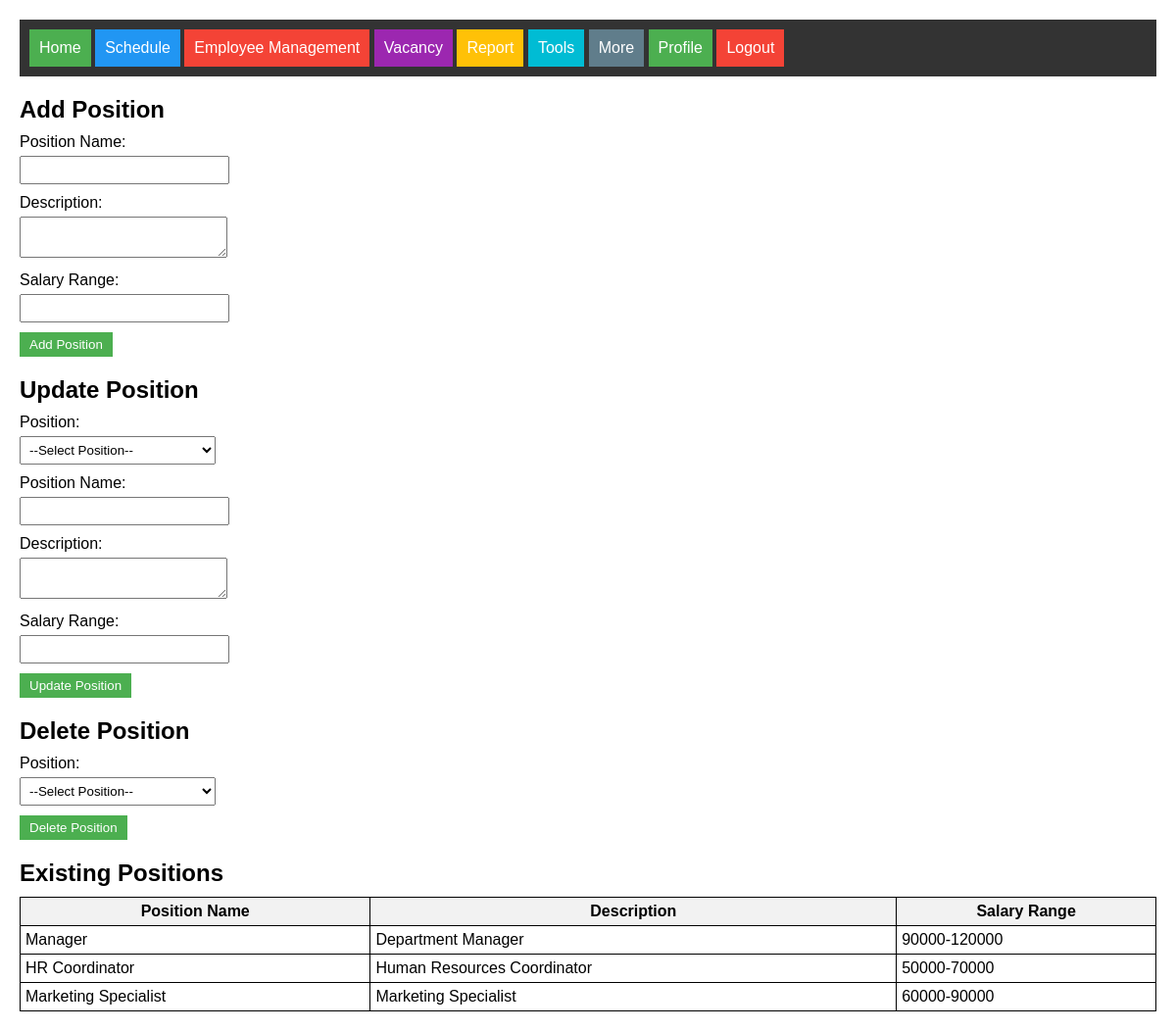
/hr/position.php, run on the app's committed database.
### tables this page shows
CREATE TABLE `positions` (
  `id` int(11) NOT NULL,
  `name` varchar(50) NOT NULL,
  `description` text DEFAULT NULL,
  `salary_range` varchar(20) DEFAULT NULL
);

### hr/position.php (the view, shortened to what this page needs)
<?php
$servername = "localhost";
$username = "root";
$password = "";
$dbname = "hrms";
$conn = mysqli_connect($servername, $username, $password, $dbname);
$sql = "SELECT * FROM positions";
$result = mysqli_query($conn, $sql);
?>
<!DOCTYPE html>
<html>
<head>
<body>
    <h2>Add Position</h2>
    <form id="position_form" method="post" action="<?php echo htmlspecialchars($_SERVER["PHP_SELF"]); ?>">
        <label for="position_name">Position Name:</label>
        <input type="text" id="position_name" name="position_name" required><br>
        <label for="description">Description:</label>
        <textarea id="description" name="description" required></textarea><br>
        <label for="salary_range">Salary Range:</label>
        <input type="text" id="salary_range" name="salary_range" required><br>
        <input type="submit" value="Add Position" name="add_position">
    </form>
    <h2>Update Position</h2>
    <form method="post" action="<?php echo htmlspecialchars($_SERVER["PHP_SELF"]); ?>" id="update_position_form">
        <label for="position_id">Position:</label>
        <select id="position_id" name="position_id" required>
            <option value="">--Select Position--</option>
        </select><br>
        <label for="position_name">Position Name:</label>
        <input type="text" id="position_name" name="position_name" required><br>
        <label for="description">Description:</label>
        <textarea id="description" name="description" required></textarea><br>
        <label for="salary_range">Salary Range:</label>
        <input type="text" id="salary_range" name="salary_range" required><br>
        <input type="submit" value="Update Position" name="update_position">
    </form>
    <h2>Delete Position</h2>
    <form method="post" action="<?php echo htmlspecialchars($_SERVER["PHP_SELF"]); ?>" id="delete_position_form">
        <label for="position_id">Position:</label>
        <select id="position_id" name="position_id" required>
            <option value="">--Select Position--</option>
            <?php
            mysqli_data_seek($result, 0);
            ?>
        </select><br>
        <input type="submit" value="Delete Position" name="delete_position">
    </form>
    <h2>Existing Positions</h2>
    <table>
        <tr>
            <th>Position Name</th>
            <th>Description</th>
            <th>Salary Range</th>
        </tr>
        <?php
        mysqli_data_seek($result, 0);
        while ($row = mysqli_fetch_assoc($result)) {
            echo "<tr>";
            echo "<td>" . $row["name"] . "</td>";
            echo "<td>" . $row["description"] . "</td>";
            echo "<td>" . $row["salary_range"] . "</td>";
            echo "</tr>";
        }
        ?>
    </table>
</body>
</html>

### hr/css/header.css (style rules this page uses)
header { background-color: #333; color: #fff; padding: 10px; }
nav ul { list-style: none; margin: 0; padding: 0; }
nav ul li { display: inline-block; position: relative; }
nav ul li a { display: block; padding: 10px; color: #fff; text-decoration: none; }
#home a { background-color: #4CAF50; }
#schedule a { background-color: #2196F3; }
#emp-management a { background-color: #f44336; }
#vacancy a { background-color: #9C27B0; }
#report a { background-color: #FFC107; }
#tools a { background-color: #00BCD4; }
#more a { background-color: #607D8B; }
#profile a { background-color: #4CAF50; }
#logout a { background-color: #f44336; }

### hr/position.php (style rules this page uses)
body { font-family: Arial, sans-serif; margin: 20px; }
h2 { margin-bottom: 10px; }
label { display: block; margin-bottom: 5px; }
input[type="text"], select, textarea { width: 200px; padding: 5px; margin-bottom: 10px; }
input[type="submit"], input[type="reset"], input[type="button"] { padding: 5px 10px; background-color: #4caf50; color: #fff; border: none; cursor: pointer; }
table { border-collapse: collapse; margin-bottom: 20px; width: 100%; }
table, th, td { border: 1px solid black; padding: 5px; }
th { background-color: #f2f2f2; }

### data on the page
positions: name "Manager", description "Department Manager", salary_range "90000-120000"
positions: name "HR Coordinator", description "Human Resources Coordinator", salary_range "50000-70000"
positions: name "Marketing Specialist", description "Marketing Specialist", salary_range "60000-90000"
